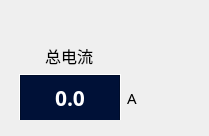
<?xml version="1.0" encoding="UTF-8"?>
<ui version="4.0">
 <class>Room_LcdWid</class>
 <widget class="QWidget" name="Room_LcdWid">
  <property name="geometry">
   <rect>
    <x>0</x>
    <y>0</y>
    <width>209</width>
    <height>136</height>
   </rect>
  </property>
  <property name="sizePolicy">
   <sizepolicy hsizetype="Preferred" vsizetype="Preferred">
    <horstretch>0</horstretch>
    <verstretch>0</verstretch>
   </sizepolicy>
  </property>
  <property name="maximumSize">
   <size>
    <width>270</width>
    <height>136</height>
   </size>
  </property>
  <property name="windowTitle">
   <string>Form</string>
  </property>
  <property name="styleSheet">
   <string notr="true">border-color: rgb(0, 0, 0);</string>
  </property>
  <layout class="QVBoxLayout" name="verticalLayout">
   <property name="spacing">
    <number>0</number>
   </property>
   <property name="leftMargin">
    <number>10</number>
   </property>
   <property name="topMargin">
    <number>0</number>
   </property>
   <property name="rightMargin">
    <number>0</number>
   </property>
   <property name="bottomMargin">
    <number>0</number>
   </property>
   <item>
    <widget class="QWidget" name="widget_2" native="true">
     <layout class="QHBoxLayout" name="horizontalLayout_2">
      <property name="bottomMargin">
       <number>0</number>
      </property>
      <item>
       <widget class="QLabel" name="titleLab">
        <property name="sizePolicy">
         <sizepolicy hsizetype="Expanding" vsizetype="Preferred">
          <horstretch>0</horstretch>
          <verstretch>0</verstretch>
         </sizepolicy>
        </property>
        <property name="minimumSize">
         <size>
          <width>100</width>
          <height>30</height>
         </size>
        </property>
        <property name="font">
         <font>
          <family>微软雅黑</family>
          <pointsize>12</pointsize>
         </font>
        </property>
        <property name="text">
         <string>总电流</string>
        </property>
        <property name="alignment">
         <set>Qt::AlignBottom|Qt::AlignHCenter</set>
        </property>
       </widget>
      </item>
      <item>
       <widget class="QLabel" name="label_2">
        <property name="sizePolicy">
         <sizepolicy hsizetype="Expanding" vsizetype="Expanding">
          <horstretch>0</horstretch>
          <verstretch>0</verstretch>
         </sizepolicy>
        </property>
        <property name="minimumSize">
         <size>
          <width>35</width>
          <height>30</height>
         </size>
        </property>
        <property name="font">
         <font>
          <family>微软雅黑</family>
          <pointsize>11</pointsize>
          <weight>50</weight>
          <bold>false</bold>
         </font>
        </property>
        <property name="text">
         <string/>
        </property>
        <property name="alignment">
         <set>Qt::AlignLeading|Qt::AlignLeft|Qt::AlignVCenter</set>
        </property>
       </widget>
      </item>
     </layout>
    </widget>
   </item>
   <item>
    <widget class="QWidget" name="widget" native="true">
     <layout class="QHBoxLayout" name="horizontalLayout">
      <property name="topMargin">
       <number>0</number>
      </property>
      <item>
       <widget class="QFrame" name="frame">
        <property name="sizePolicy">
         <sizepolicy hsizetype="Expanding" vsizetype="Expanding">
          <horstretch>0</horstretch>
          <verstretch>0</verstretch>
         </sizepolicy>
        </property>
        <property name="minimumSize">
         <size>
          <width>0</width>
          <height>46</height>
         </size>
        </property>
        <property name="maximumSize">
         <size>
          <width>16777215</width>
          <height>46</height>
         </size>
        </property>
        <property name="styleSheet">
         <string notr="true">background-color: rgb(0,17,55);
color: rgb(255, 255, 255);</string>
        </property>
        <property name="frameShape">
         <enum>QFrame::Box</enum>
        </property>
        <property name="frameShadow">
         <enum>QFrame::Plain</enum>
        </property>
        <layout class="QGridLayout" name="gridLayout">
         <property name="leftMargin">
          <number>0</number>
         </property>
         <property name="topMargin">
          <number>0</number>
         </property>
         <property name="rightMargin">
          <number>0</number>
         </property>
         <property name="bottomMargin">
          <number>0</number>
         </property>
         <property name="spacing">
          <number>0</number>
         </property>
         <item row="0" column="0">
          <widget class="QLabel" name="valueLab">
           <property name="sizePolicy">
            <sizepolicy hsizetype="Expanding" vsizetype="Expanding">
             <horstretch>0</horstretch>
             <verstretch>0</verstretch>
            </sizepolicy>
           </property>
           <property name="minimumSize">
            <size>
             <width>100</width>
             <height>46</height>
            </size>
           </property>
           <property name="font">
            <font>
             <family>微软雅黑</family>
             <pointsize>16</pointsize>
             <weight>75</weight>
             <italic>false</italic>
             <bold>true</bold>
            </font>
           </property>
           <property name="styleSheet">
            <string notr="true"/>
           </property>
           <property name="frameShape">
            <enum>QFrame::StyledPanel</enum>
           </property>
           <property name="frameShadow">
            <enum>QFrame::Plain</enum>
           </property>
           <property name="text">
            <string>0.0</string>
           </property>
           <property name="textFormat">
            <enum>Qt::PlainText</enum>
           </property>
           <property name="alignment">
            <set>Qt::AlignCenter</set>
           </property>
          </widget>
         </item>
        </layout>
       </widget>
      </item>
      <item>
       <widget class="QLabel" name="label">
        <property name="sizePolicy">
         <sizepolicy hsizetype="Expanding" vsizetype="Expanding">
          <horstretch>0</horstretch>
          <verstretch>0</verstretch>
         </sizepolicy>
        </property>
        <property name="minimumSize">
         <size>
          <width>35</width>
          <height>46</height>
         </size>
        </property>
        <property name="font">
         <font>
          <family>微软雅黑</family>
          <pointsize>11</pointsize>
          <weight>50</weight>
          <bold>false</bold>
         </font>
        </property>
        <property name="text">
         <string>A</string>
        </property>
        <property name="alignment">
         <set>Qt::AlignLeading|Qt::AlignLeft|Qt::AlignVCenter</set>
        </property>
       </widget>
      </item>
     </layout>
     <zorder>label</zorder>
     <zorder>frame</zorder>
    </widget>
   </item>
  </layout>
  <zorder>widget</zorder>
  <zorder>widget_2</zorder>
 </widget>
 <resources/>
 <connections/>
</ui>
